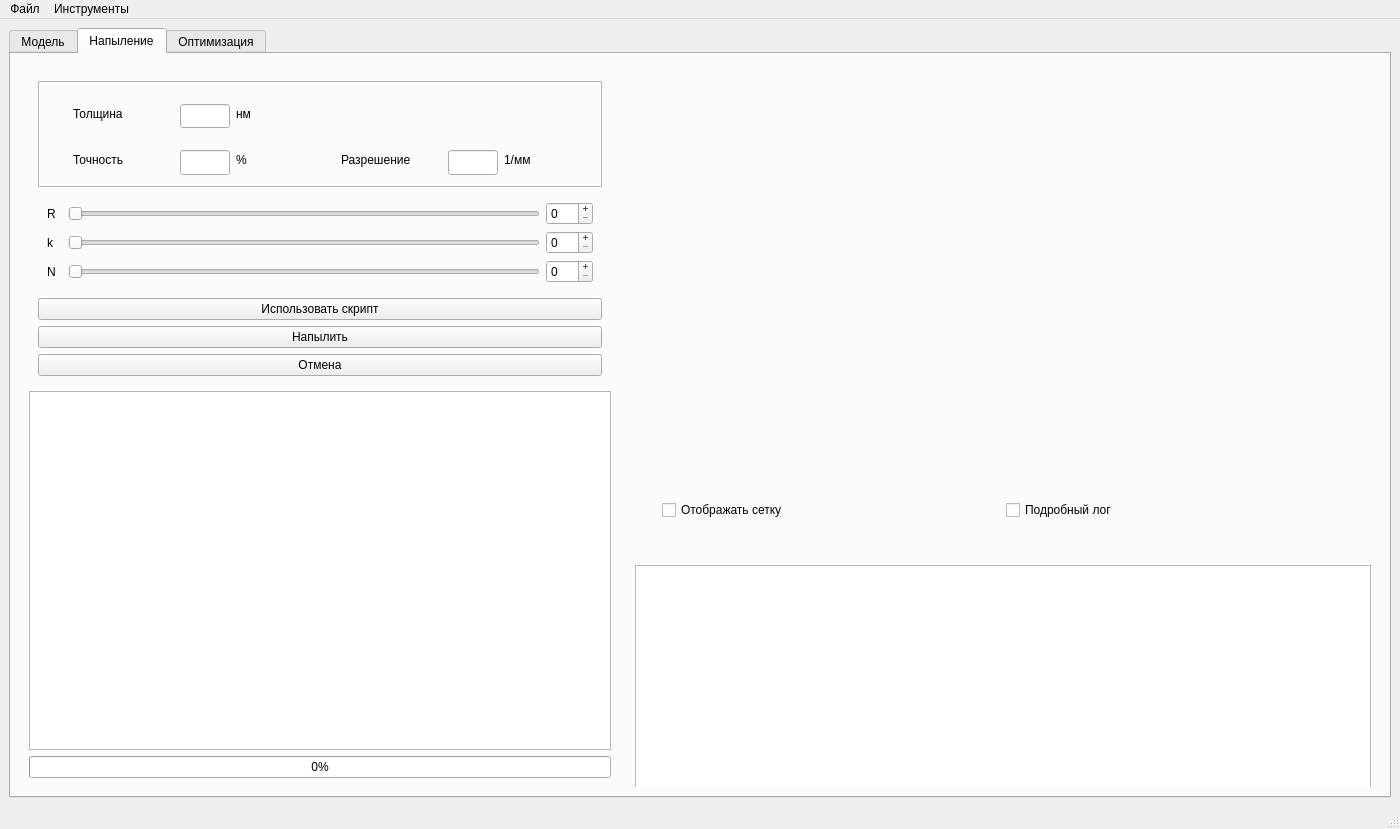
<?xml version="1.0" encoding="UTF-8"?>
<ui version="4.0">
 <class>MainWindow</class>
 <widget class="QMainWindow" name="MainWindow">
  <property name="geometry">
   <rect>
    <x>0</x>
    <y>0</y>
    <width>1400</width>
    <height>829</height>
   </rect>
  </property>
  <property name="sizePolicy">
   <sizepolicy hsizetype="Expanding" vsizetype="Expanding">
    <horstretch>0</horstretch>
    <verstretch>0</verstretch>
   </sizepolicy>
  </property>
  <property name="minimumSize">
   <size>
    <width>1400</width>
    <height>0</height>
   </size>
  </property>
  <property name="windowTitle">
   <string>Thickness calculator</string>
  </property>
  <property name="windowIcon">
   <iconset>
    <normaloff>icon.ico</normaloff>icon.ico</iconset>
  </property>
  <widget class="QWidget" name="centralwidget">
   <layout class="QHBoxLayout" name="horizontalLayout">
    <item>
     <widget class="QTabWidget" name="InputWidget">
      <property name="minimumSize">
       <size>
        <width>851</width>
        <height>631</height>
       </size>
      </property>
      <property name="currentIndex">
       <number>1</number>
      </property>
      <widget class="QWidget" name="Model">
       <attribute name="title">
        <string>Модель</string>
       </attribute>
       <layout class="QHBoxLayout" name="horizontalLayout_2">
        <item>
         <widget class="QWidget" name="widget_3" native="true">
          <property name="sizePolicy">
           <sizepolicy hsizetype="Maximum" vsizetype="Preferred">
            <horstretch>0</horstretch>
            <verstretch>0</verstretch>
           </sizepolicy>
          </property>
          <property name="minimumSize">
           <size>
            <width>700</width>
            <height>0</height>
           </size>
          </property>
          <layout class="QVBoxLayout" name="verticalLayout_2">
           <item>
            <widget class="MyTableView" name="table_settings">
             <property name="enabled">
              <bool>true</bool>
             </property>
             <property name="sizePolicy">
              <sizepolicy hsizetype="Ignored" vsizetype="MinimumExpanding">
               <horstretch>0</horstretch>
               <verstretch>0</verstretch>
              </sizepolicy>
             </property>
             <property name="minimumSize">
              <size>
               <width>400</width>
               <height>530</height>
              </size>
             </property>
             <property name="sizeAdjustPolicy">
              <enum>QAbstractScrollArea::AdjustToContents</enum>
             </property>
             <property name="editTriggers">
              <set>QAbstractItemView::AllEditTriggers</set>
             </property>
             <property name="showDropIndicator" stdset="0">
              <bool>true</bool>
             </property>
             <property name="dragDropOverwriteMode">
              <bool>false</bool>
             </property>
             <property name="alternatingRowColors">
              <bool>false</bool>
             </property>
             <property name="selectionMode">
              <enum>QAbstractItemView::NoSelection</enum>
             </property>
             <property name="gridStyle">
              <enum>Qt::SolidLine</enum>
             </property>
            </widget>
           </item>
           <item>
            <widget class="QPushButton" name="update_model_Button">
             <property name="sizePolicy">
              <sizepolicy hsizetype="Minimum" vsizetype="Minimum">
               <horstretch>0</horstretch>
               <verstretch>0</verstretch>
              </sizepolicy>
             </property>
             <property name="toolTip">
              <string>Press Enter</string>
             </property>
             <property name="text">
              <string>Обновить модель</string>
             </property>
            </widget>
           </item>
          </layout>
         </widget>
        </item>
        <item>
         <widget class="QWidget" name="widget_15" native="true">
          <property name="minimumSize">
           <size>
            <width>300</width>
            <height>0</height>
           </size>
          </property>
          <layout class="QVBoxLayout" name="verticalLayout_11">
           <item>
            <widget class="QWidget" name="widget_2" native="true">
             <property name="sizePolicy">
              <sizepolicy hsizetype="Preferred" vsizetype="Expanding">
               <horstretch>0</horstretch>
               <verstretch>0</verstretch>
              </sizepolicy>
             </property>
             <layout class="QHBoxLayout" name="horizontalLayout_6">
              <item>
               <widget class="QWidget" name="widget_14" native="true">
                <property name="sizePolicy">
                 <sizepolicy hsizetype="MinimumExpanding" vsizetype="MinimumExpanding">
                  <horstretch>8</horstretch>
                  <verstretch>8</verstretch>
                 </sizepolicy>
                </property>
                <property name="minimumSize">
                 <size>
                  <width>300</width>
                  <height>300</height>
                 </size>
                </property>
                <property name="maximumSize">
                 <size>
                  <width>16777215</width>
                  <height>3123123</height>
                 </size>
                </property>
                <property name="sizeIncrement">
                 <size>
                  <width>1</width>
                  <height>1</height>
                 </size>
                </property>
                <layout class="QVBoxLayout" name="verticalLayout_9">
                 <item>
                  <widget class="QWidget" name="mesh_plot" native="true">
                   <property name="enabled">
                    <bool>true</bool>
                   </property>
                   <property name="sizePolicy">
                    <sizepolicy hsizetype="MinimumExpanding" vsizetype="MinimumExpanding">
                     <horstretch>8</horstretch>
                     <verstretch>8</verstretch>
                    </sizepolicy>
                   </property>
                   <property name="minimumSize">
                    <size>
                     <width>300</width>
                     <height>300</height>
                    </size>
                   </property>
                   <property name="maximumSize">
                    <size>
                     <width>16777215</width>
                     <height>16777215</height>
                    </size>
                   </property>
                   <property name="sizeIncrement">
                    <size>
                     <width>1</width>
                     <height>1</height>
                    </size>
                   </property>
                   <layout class="QVBoxLayout" name="mesh_plot_vl"/>
                  </widget>
                 </item>
                </layout>
               </widget>
              </item>
             </layout>
            </widget>
           </item>
           <item>
            <widget class="QTextBrowser" name="model_info">
             <property name="maximumSize">
              <size>
               <width>16777215</width>
               <height>200</height>
              </size>
             </property>
            </widget>
           </item>
          </layout>
         </widget>
        </item>
       </layout>
      </widget>
      <widget class="QWidget" name="Deposition">
       <attribute name="title">
        <string>Напыление</string>
       </attribute>
       <layout class="QHBoxLayout" name="horizontalLayout_5">
        <item>
         <widget class="QWidget" name="widget_9" native="true">
          <property name="sizePolicy">
           <sizepolicy hsizetype="Minimum" vsizetype="Preferred">
            <horstretch>2</horstretch>
            <verstretch>1</verstretch>
           </sizepolicy>
          </property>
          <property name="minimumSize">
           <size>
            <width>600</width>
            <height>0</height>
           </size>
          </property>
          <layout class="QVBoxLayout" name="verticalLayout_10">
           <item>
            <widget class="QWidget" name="widget" native="true">
             <property name="sizePolicy">
              <sizepolicy hsizetype="Minimum" vsizetype="Maximum">
               <horstretch>2</horstretch>
               <verstretch>1</verstretch>
              </sizepolicy>
             </property>
             <property name="minimumSize">
              <size>
               <width>400</width>
               <height>300</height>
              </size>
             </property>
             <layout class="QVBoxLayout" name="verticalLayout_3">
              <item>
               <widget class="QFrame" name="frame">
                <property name="sizePolicy">
                 <sizepolicy hsizetype="Minimum" vsizetype="Minimum">
                  <horstretch>0</horstretch>
                  <verstretch>0</verstretch>
                 </sizepolicy>
                </property>
                <property name="minimumSize">
                 <size>
                  <width>0</width>
                  <height>100</height>
                 </size>
                </property>
                <property name="frameShape">
                 <enum>QFrame::StyledPanel</enum>
                </property>
                <property name="frameShadow">
                 <enum>QFrame::Sunken</enum>
                </property>
                <property name="lineWidth">
                 <number>1</number>
                </property>
                <layout class="QGridLayout" name="gridLayout_2">
                 <item row="0" column="0">
                  <widget class="QWidget" name="widget_4" native="true">
                   <property name="sizePolicy">
                    <sizepolicy hsizetype="Preferred" vsizetype="Preferred">
                     <horstretch>3</horstretch>
                     <verstretch>0</verstretch>
                    </sizepolicy>
                   </property>
                   <property name="minimumSize">
                    <size>
                     <width>250</width>
                     <height>40</height>
                    </size>
                   </property>
                   <property name="maximumSize">
                    <size>
                     <width>200</width>
                     <height>50</height>
                    </size>
                   </property>
                   <widget class="QLabel" name="label_4">
                    <property name="geometry">
                     <rect>
                      <x>13</x>
                      <y>13</y>
                      <width>67</width>
                      <height>19</height>
                     </rect>
                    </property>
                    <property name="sizePolicy">
                     <sizepolicy hsizetype="Minimum" vsizetype="Preferred">
                      <horstretch>3</horstretch>
                      <verstretch>0</verstretch>
                     </sizepolicy>
                    </property>
                    <property name="text">
                     <string>Толщина</string>
                    </property>
                   </widget>
                   <widget class="MyLineEdit" name="thick_edit">
                    <property name="geometry">
                     <rect>
                      <x>120</x>
                      <y>13</y>
                      <width>50</width>
                      <height>24</height>
                     </rect>
                    </property>
                    <property name="maximumSize">
                     <size>
                      <width>50</width>
                      <height>16777215</height>
                     </size>
                    </property>
                   </widget>
                   <widget class="QLabel" name="label_5">
                    <property name="geometry">
                     <rect>
                      <x>176</x>
                      <y>13</y>
                      <width>23</width>
                      <height>19</height>
                     </rect>
                    </property>
                    <property name="text">
                     <string>нм</string>
                    </property>
                   </widget>
                  </widget>
                 </item>
                 <item row="1" column="0">
                  <widget class="QWidget" name="widget_16" native="true">
                   <property name="sizePolicy">
                    <sizepolicy hsizetype="Preferred" vsizetype="Preferred">
                     <horstretch>3</horstretch>
                     <verstretch>0</verstretch>
                    </sizepolicy>
                   </property>
                   <property name="minimumSize">
                    <size>
                     <width>250</width>
                     <height>40</height>
                    </size>
                   </property>
                   <property name="maximumSize">
                    <size>
                     <width>250</width>
                     <height>16777215</height>
                    </size>
                   </property>
                   <widget class="QLabel" name="label_6">
                    <property name="geometry">
                     <rect>
                      <x>13</x>
                      <y>13</y>
                      <width>69</width>
                      <height>19</height>
                     </rect>
                    </property>
                    <property name="sizePolicy">
                     <sizepolicy hsizetype="Preferred" vsizetype="Preferred">
                      <horstretch>3</horstretch>
                      <verstretch>0</verstretch>
                     </sizepolicy>
                    </property>
                    <property name="text">
                     <string>Точность</string>
                    </property>
                   </widget>
                   <widget class="QLabel" name="label_8">
                    <property name="geometry">
                     <rect>
                      <x>176</x>
                      <y>13</y>
                      <width>16</width>
                      <height>19</height>
                     </rect>
                    </property>
                    <property name="text">
                     <string>%</string>
                    </property>
                   </widget>
                   <widget class="MyLineEdit" name="tolerance_edit">
                    <property name="geometry">
                     <rect>
                      <x>120</x>
                      <y>13</y>
                      <width>50</width>
                      <height>25</height>
                     </rect>
                    </property>
                    <property name="maximumSize">
                     <size>
                      <width>50</width>
                      <height>16777215</height>
                     </size>
                    </property>
                   </widget>
                  </widget>
                 </item>
                 <item row="1" column="1">
                  <widget class="QWidget" name="widget_17" native="true">
                   <property name="sizePolicy">
                    <sizepolicy hsizetype="Preferred" vsizetype="Preferred">
                     <horstretch>3</horstretch>
                     <verstretch>0</verstretch>
                    </sizepolicy>
                   </property>
                   <property name="minimumSize">
                    <size>
                     <width>250</width>
                     <height>40</height>
                    </size>
                   </property>
                   <property name="maximumSize">
                    <size>
                     <width>250</width>
                     <height>16777215</height>
                    </size>
                   </property>
                   <widget class="QLabel" name="label_7">
                    <property name="geometry">
                     <rect>
                      <x>13</x>
                      <y>13</y>
                      <width>87</width>
                      <height>19</height>
                     </rect>
                    </property>
                    <property name="sizePolicy">
                     <sizepolicy hsizetype="Preferred" vsizetype="Preferred">
                      <horstretch>3</horstretch>
                      <verstretch>0</verstretch>
                     </sizepolicy>
                    </property>
                    <property name="text">
                     <string>Разрешение</string>
                    </property>
                   </widget>
                   <widget class="MyLineEdit" name="sub_res_edit">
                    <property name="geometry">
                     <rect>
                      <x>120</x>
                      <y>13</y>
                      <width>50</width>
                      <height>25</height>
                     </rect>
                    </property>
                    <property name="maximumSize">
                     <size>
                      <width>50</width>
                      <height>16777215</height>
                     </size>
                    </property>
                   </widget>
                   <widget class="QLabel" name="label_9">
                    <property name="geometry">
                     <rect>
                      <x>176</x>
                      <y>13</y>
                      <width>35</width>
                      <height>19</height>
                     </rect>
                    </property>
                    <property name="text">
                     <string>1/мм</string>
                    </property>
                   </widget>
                  </widget>
                 </item>
                </layout>
               </widget>
              </item>
              <item>
               <widget class="QWidget" name="widget_5" native="true">
                <property name="sizePolicy">
                 <sizepolicy hsizetype="Expanding" vsizetype="Preferred">
                  <horstretch>2</horstretch>
                  <verstretch>0</verstretch>
                 </sizepolicy>
                </property>
                <layout class="QGridLayout" name="gridLayout">
                 <item row="2" column="3">
                  <widget class="QDoubleSpinBox" name="k_disp">
                   <property name="locale">
                    <locale language="English" country="UnitedStates"/>
                   </property>
                   <property name="buttonSymbols">
                    <enum>QAbstractSpinBox::PlusMinus</enum>
                   </property>
                   <property name="decimals">
                    <number>0</number>
                   </property>
                   <property name="singleStep">
                    <double>1.000000000000000</double>
                   </property>
                  </widget>
                 </item>
                 <item row="1" column="2">
                  <widget class="QSlider" name="R_Slider">
                   <property name="minimumSize">
                    <size>
                     <width>300</width>
                     <height>0</height>
                    </size>
                   </property>
                   <property name="orientation">
                    <enum>Qt::Horizontal</enum>
                   </property>
                  </widget>
                 </item>
                 <item row="1" column="3">
                  <widget class="QDoubleSpinBox" name="R_disp">
                   <property name="locale">
                    <locale language="English" country="UnitedStates"/>
                   </property>
                   <property name="buttonSymbols">
                    <enum>QAbstractSpinBox::PlusMinus</enum>
                   </property>
                   <property name="decimals">
                    <number>0</number>
                   </property>
                   <property name="singleStep">
                    <double>1.000000000000000</double>
                   </property>
                  </widget>
                 </item>
                 <item row="1" column="0">
                  <widget class="QLabel" name="label">
                   <property name="maximumSize">
                    <size>
                     <width>30</width>
                     <height>16777215</height>
                    </size>
                   </property>
                   <property name="text">
                    <string>R</string>
                   </property>
                  </widget>
                 </item>
                 <item row="3" column="3">
                  <widget class="QDoubleSpinBox" name="NR_disp">
                   <property name="locale">
                    <locale language="English" country="UnitedStates"/>
                   </property>
                   <property name="buttonSymbols">
                    <enum>QAbstractSpinBox::PlusMinus</enum>
                   </property>
                   <property name="decimals">
                    <number>0</number>
                   </property>
                   <property name="singleStep">
                    <double>1.000000000000000</double>
                   </property>
                  </widget>
                 </item>
                 <item row="2" column="2">
                  <widget class="QSlider" name="k_Slider">
                   <property name="orientation">
                    <enum>Qt::Horizontal</enum>
                   </property>
                  </widget>
                 </item>
                 <item row="3" column="0" colspan="2">
                  <widget class="QLabel" name="label_3">
                   <property name="maximumSize">
                    <size>
                     <width>30</width>
                     <height>16777215</height>
                    </size>
                   </property>
                   <property name="text">
                    <string>N</string>
                   </property>
                  </widget>
                 </item>
                 <item row="2" column="0">
                  <widget class="QLabel" name="label_2">
                   <property name="maximumSize">
                    <size>
                     <width>30</width>
                     <height>16777215</height>
                    </size>
                   </property>
                   <property name="text">
                    <string>k</string>
                   </property>
                  </widget>
                 </item>
                 <item row="3" column="2">
                  <widget class="QSlider" name="NR_Slider">
                   <property name="orientation">
                    <enum>Qt::Horizontal</enum>
                   </property>
                  </widget>
                 </item>
                </layout>
               </widget>
              </item>
              <item>
               <widget class="QPushButton" name="autoDepBtn">
                <property name="text">
                 <string>Использовать скрипт</string>
                </property>
               </widget>
              </item>
              <item>
               <widget class="QPushButton" name="DepositionButton">
                <property name="toolTip">
                 <string>Press Enter</string>
                </property>
                <property name="text">
                 <string>Напылить</string>
                </property>
               </widget>
              </item>
              <item>
               <widget class="QPushButton" name="cancel_dep_button">
                <property name="text">
                 <string>Отмена</string>
                </property>
               </widget>
              </item>
             </layout>
            </widget>
           </item>
           <item>
            <widget class="QTableView" name="dep_log_table">
             <property name="sizePolicy">
              <sizepolicy hsizetype="Expanding" vsizetype="Ignored">
               <horstretch>2</horstretch>
               <verstretch>0</verstretch>
              </sizepolicy>
             </property>
             <property name="minimumSize">
              <size>
               <width>100</width>
               <height>0</height>
              </size>
             </property>
            </widget>
           </item>
           <item>
            <widget class="QProgressBar" name="p_dep_bar">
             <property name="sizePolicy">
              <sizepolicy hsizetype="Expanding" vsizetype="Fixed">
               <horstretch>2</horstretch>
               <verstretch>0</verstretch>
              </sizepolicy>
             </property>
             <property name="value">
              <number>0</number>
             </property>
            </widget>
           </item>
          </layout>
         </widget>
        </item>
        <item>
         <widget class="QWidget" name="widget_8" native="true">
          <property name="sizePolicy">
           <sizepolicy hsizetype="Preferred" vsizetype="Preferred">
            <horstretch>3</horstretch>
            <verstretch>1</verstretch>
           </sizepolicy>
          </property>
          <layout class="QVBoxLayout" name="verticalLayout_6">
           <item>
            <widget class="QWidget" name="widget_10" native="true">
             <property name="sizePolicy">
              <sizepolicy hsizetype="Expanding" vsizetype="Expanding">
               <horstretch>0</horstretch>
               <verstretch>0</verstretch>
              </sizepolicy>
             </property>
             <layout class="QHBoxLayout" name="horizontalLayout_7">
              <item>
               <widget class="QWidget" name="widget_11" native="true">
                <property name="sizePolicy">
                 <sizepolicy hsizetype="Preferred" vsizetype="Preferred">
                  <horstretch>1</horstretch>
                  <verstretch>1</verstretch>
                 </sizepolicy>
                </property>
                <property name="minimumSize">
                 <size>
                  <width>300</width>
                  <height>300</height>
                 </size>
                </property>
                <property name="sizeIncrement">
                 <size>
                  <width>1</width>
                  <height>1</height>
                 </size>
                </property>
                <layout class="QVBoxLayout" name="verticalLayout">
                 <item>
                  <widget class="QWidget" name="geometry_plot" native="true">
                   <property name="sizePolicy">
                    <sizepolicy hsizetype="Expanding" vsizetype="Minimum">
                     <horstretch>1</horstretch>
                     <verstretch>1</verstretch>
                    </sizepolicy>
                   </property>
                   <property name="minimumSize">
                    <size>
                     <width>300</width>
                     <height>300</height>
                    </size>
                   </property>
                   <property name="sizeIncrement">
                    <size>
                     <width>1</width>
                     <height>1</height>
                    </size>
                   </property>
                   <layout class="QVBoxLayout" name="geometry_vl"/>
                  </widget>
                 </item>
                 <item>
                  <widget class="QWidget" name="widget_12" native="true">
                   <layout class="QHBoxLayout" name="horizontalLayout_3">
                    <item>
                     <widget class="QCheckBox" name="meshBox">
                      <property name="text">
                       <string>Отображать сетку</string>
                      </property>
                     </widget>
                    </item>
                    <item>
                     <widget class="QCheckBox" name="debugBox">
                      <property name="text">
                       <string>Подробный лог</string>
                      </property>
                     </widget>
                    </item>
                   </layout>
                  </widget>
                 </item>
                </layout>
               </widget>
              </item>
             </layout>
            </widget>
           </item>
           <item>
            <widget class="QTextBrowser" name="deposition_output">
             <property name="sizePolicy">
              <sizepolicy hsizetype="Expanding" vsizetype="Minimum">
               <horstretch>0</horstretch>
               <verstretch>0</verstretch>
              </sizepolicy>
             </property>
             <property name="minimumSize">
              <size>
               <width>400</width>
               <height>225</height>
              </size>
             </property>
             <property name="maximumSize">
              <size>
               <width>16777215</width>
               <height>200</height>
              </size>
             </property>
            </widget>
           </item>
          </layout>
         </widget>
        </item>
       </layout>
      </widget>
      <widget class="QWidget" name="Optimization">
       <attribute name="title">
        <string>Оптимизация</string>
       </attribute>
       <layout class="QHBoxLayout" name="horizontalLayout_4">
        <item>
         <widget class="QWidget" name="widget_6" native="true">
          <property name="minimumSize">
           <size>
            <width>500</width>
            <height>0</height>
           </size>
          </property>
          <layout class="QVBoxLayout" name="verticalLayout_4">
           <item>
            <widget class="QTableView" name="table_settings_opt">
             <property name="enabled">
              <bool>true</bool>
             </property>
             <property name="sizePolicy">
              <sizepolicy hsizetype="Ignored" vsizetype="Minimum">
               <horstretch>0</horstretch>
               <verstretch>0</verstretch>
              </sizepolicy>
             </property>
             <property name="minimumSize">
              <size>
               <width>400</width>
               <height>530</height>
              </size>
             </property>
             <property name="sizeAdjustPolicy">
              <enum>QAbstractScrollArea::AdjustToContents</enum>
             </property>
             <property name="editTriggers">
              <set>QAbstractItemView::AnyKeyPressed|QAbstractItemView::DoubleClicked|QAbstractItemView::EditKeyPressed|QAbstractItemView::SelectedClicked</set>
             </property>
             <property name="alternatingRowColors">
              <bool>false</bool>
             </property>
            </widget>
           </item>
           <item>
            <widget class="QPushButton" name="optimiseButton">
             <property name="text">
              <string>Оптимизировать</string>
             </property>
            </widget>
           </item>
           <item>
            <widget class="QPushButton" name="cancelOptimiseButton">
             <property name="enabled">
              <bool>false</bool>
             </property>
             <property name="text">
              <string>Отмена</string>
             </property>
            </widget>
           </item>
          </layout>
         </widget>
        </item>
        <item>
         <widget class="QWidget" name="widget_7" native="true">
          <layout class="QVBoxLayout" name="verticalLayout_5">
           <item>
            <widget class="QTextBrowser" name="optimisationLog"/>
           </item>
          </layout>
         </widget>
        </item>
       </layout>
      </widget>
     </widget>
    </item>
   </layout>
  </widget>
  <widget class="QMenuBar" name="menubar">
   <property name="geometry">
    <rect>
     <x>0</x>
     <y>0</y>
     <width>1400</width>
     <height>21</height>
    </rect>
   </property>
   <widget class="QMenu" name="menu">
    <property name="title">
     <string>Файл</string>
    </property>
    <addaction name="save_settings_Button"/>
    <addaction name="open_settings_Button"/>
   </widget>
   <widget class="QMenu" name="menu_2">
    <property name="title">
     <string>Инструменты</string>
    </property>
    <addaction name="profile_Button"/>
   </widget>
   <addaction name="menu"/>
   <addaction name="menu_2"/>
  </widget>
  <widget class="QStatusBar" name="statusbar">
   <property name="enabled">
    <bool>true</bool>
   </property>
  </widget>
  <action name="actionenter">
   <property name="text">
    <string>enter</string>
   </property>
   <property name="shortcut">
    <string>Return</string>
   </property>
  </action>
  <action name="save_settings_Button">
   <property name="text">
    <string>Сохранить модель</string>
   </property>
  </action>
  <action name="open_settings_Button">
   <property name="text">
    <string>Загрузить модель</string>
   </property>
  </action>
  <action name="profile_Button">
   <property name="text">
    <string>Исследование профиля напыления</string>
   </property>
  </action>
 </widget>
 <customwidgets>
  <customwidget>
   <class>MyLineEdit</class>
   <extends>QLineEdit</extends>
   <header>custom_widgets</header>
  </customwidget>
  <customwidget>
   <class>MyTableView</class>
   <extends>QTableView</extends>
   <header>custom_widgets</header>
  </customwidget>
 </customwidgets>
 <resources/>
 <connections/>
</ui>
